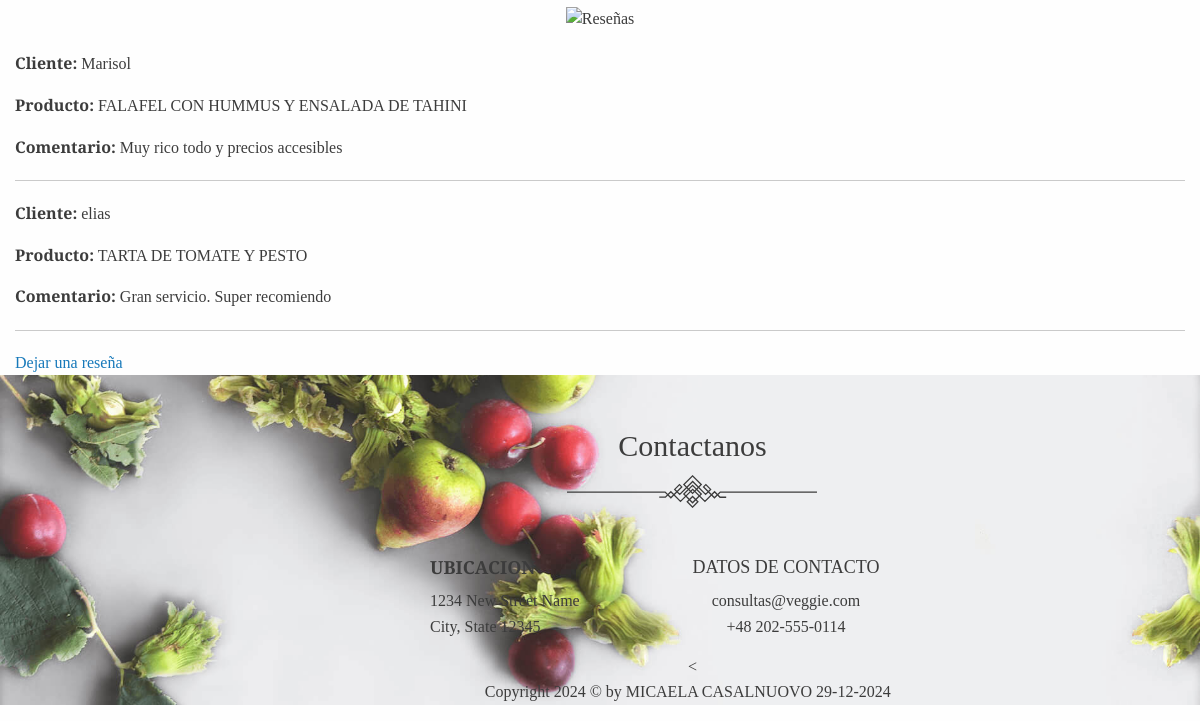
Before: /App/resenas/ (signed in, lower part) with the older database file.
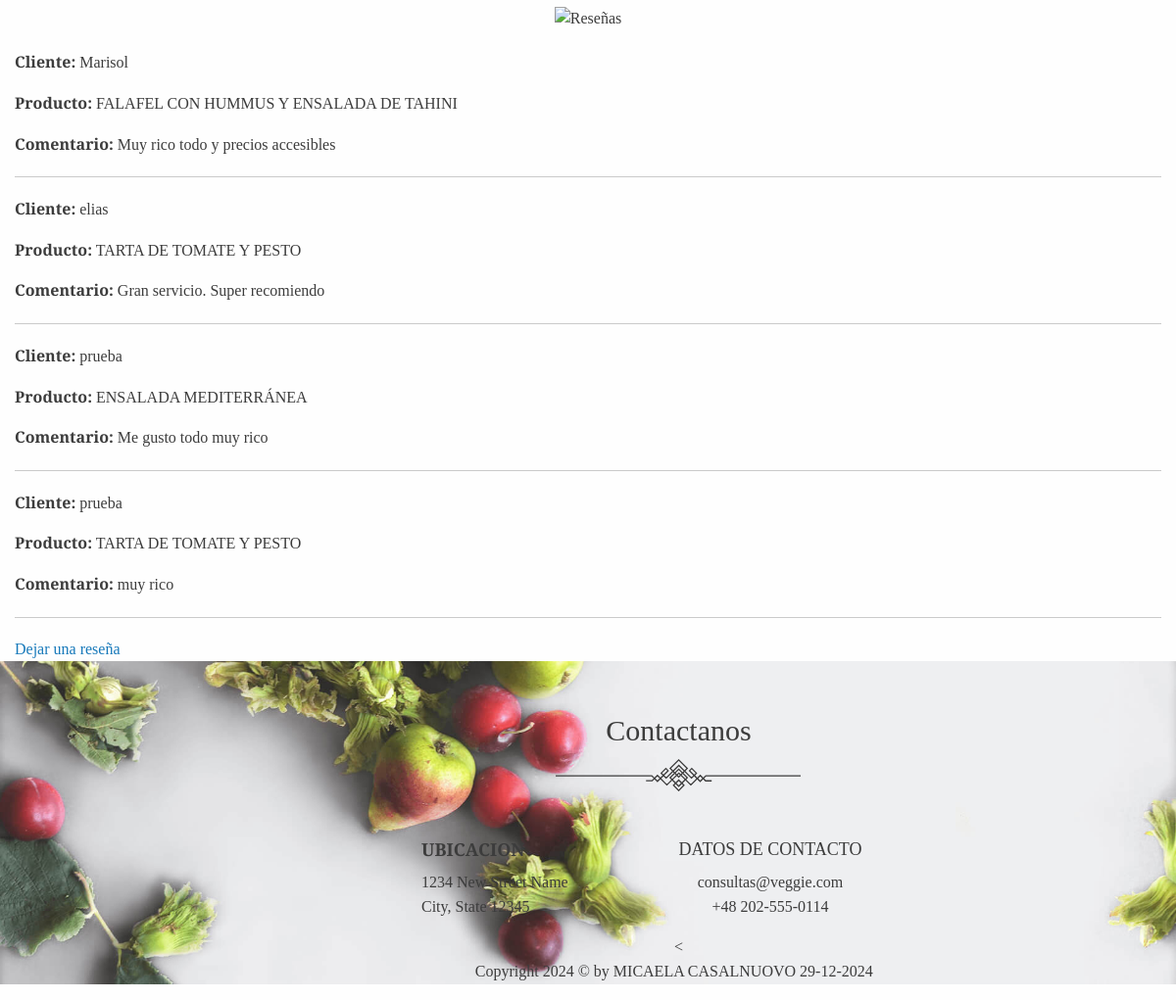
After: the same page with the newer database file.
### App/models.py (models this page shows, shortened)
class ModeloReseña(models.Model):
    cliente = models.ForeignKey(ModeloCliente, on_delete=models.CASCADE)
    producto = models.ForeignKey(ModeloProducto, on_delete=models.CASCADE)
    comentario = models.TextField()

class ModeloCliente(models.Model):
    nombre = models.CharField(max_length=100)
    apellido = models.CharField(max_length=100)
    dni = models.CharField(max_length=20, unique=True)
    direccion = models.TextField()
    celular = models.CharField(max_length=20)

class ModeloProducto(models.Model):
    sku = models.CharField(max_length=50, unique=True)
    descripcion = models.TextField()
    stock = models.PositiveIntegerField()
    precio = models.DecimalField(max_digits=10, decimal_places=2)

### App/views.py (the view)
# urls.py: path('resenas/', views.resenas, name='resenas'),
def resenas(request):
    reseñas = ModeloReseña.objects.all()
    return render(request, 'App/resenas.html', {'reseñas': reseñas})

### App/templates/App/resenas.html (shortened to what this page needs)
{% extends "App/base.html" %}
{% load static %}
{% block main %}
<section id="reseñas" class="reviews-section">
    <div class="container">
        <div class="reseñas-image" style="text-align: center; margin-top: 30px;">
            <img src="https://i.ibb.co/tLd5tKW/RESE-AS.png" alt="Reseñas" style="max-width: 300px; margin-bottom: 20px;">
        </div>
        <div class="reviews-list">
            {% for reseña in reseñas %}
                <div class="reseña">
                    <p><strong>Cliente:</strong> {{ reseña.cliente.nombre }}</p>
                    <p><strong>Producto:</strong> {{ reseña.producto.descripcion }}</p>
                    <p><strong>Comentario:</strong> {{ reseña.comentario }}</p>
                    <hr>
                </div>
            {% empty %}
                <p>No hay reseñas disponibles.</p>
            {% endfor %}
        </div>
        <div class="add-review-btn">
            <a href="{% url 'dejar_resena' %}" class="btn">Dejar una reseña</a>
        </div>
    </div>
</section>
{% endblock main %}

Changed rows visible on the page:
added ModeloReseña: cliente.nombre "prueba", producto.descripcion "ENSALADA MEDITERRÁNEA", comentario "Me gusto todo muy rico"
added ModeloReseña: cliente.nombre "prueba", producto.descripcion "TARTA DE TOMATE Y PESTO", comentario "muy rico"
